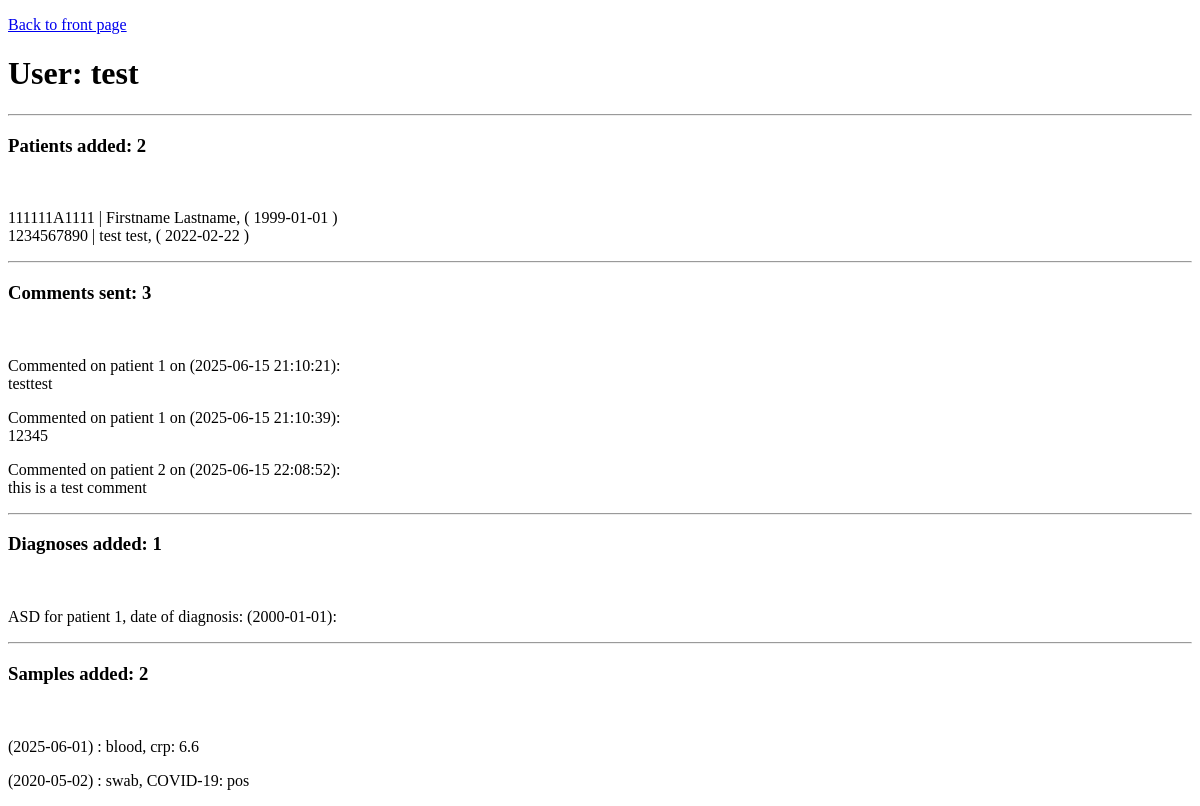
/users/1 (signed in), run on an earlier commit of the app's database.
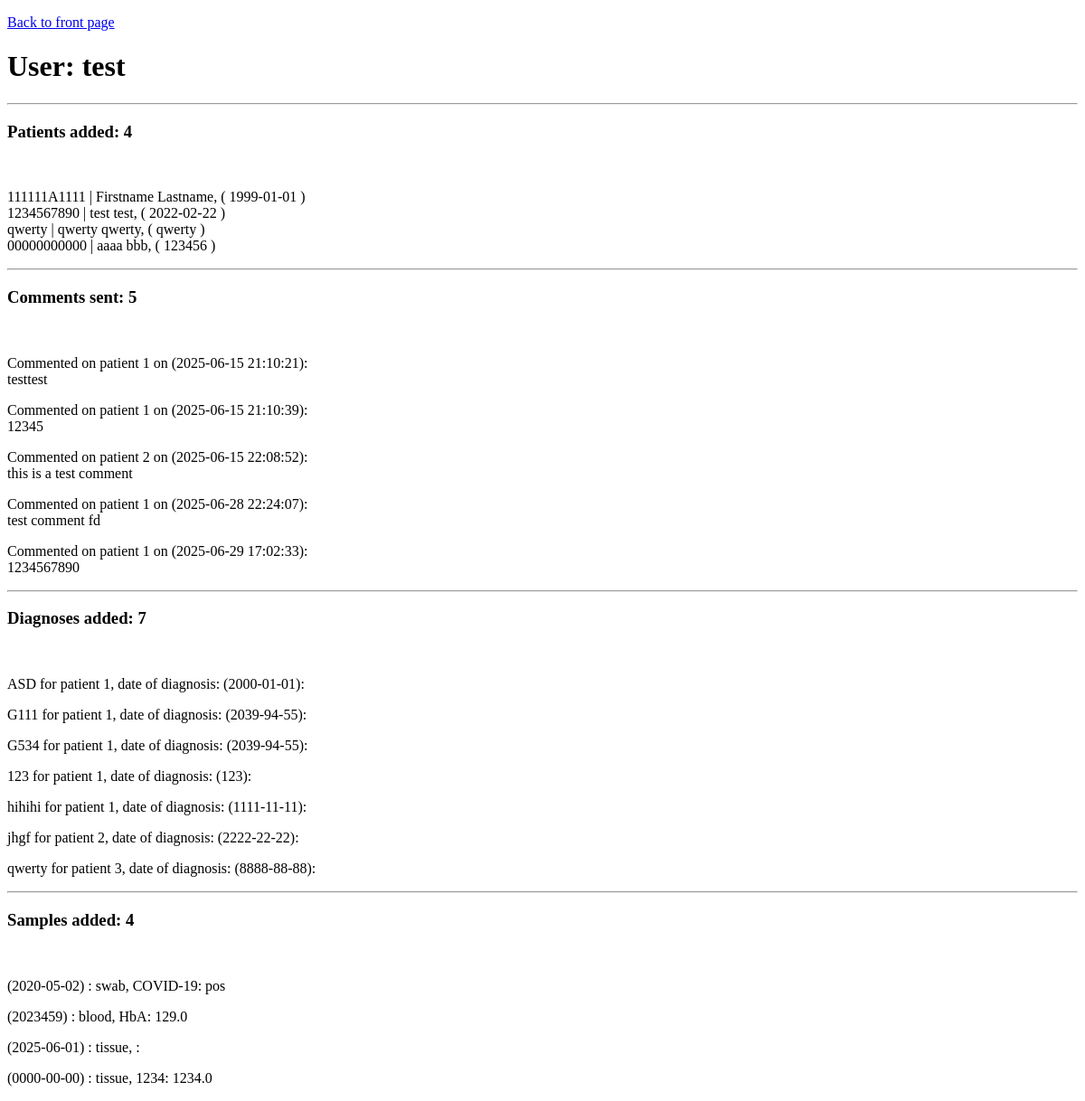
And on a later commit of the database.
### tables this page shows
CREATE TABLE patients (
    id INTEGER PRIMARY KEY,
    firstName TEXT,
    lastName TEXT,
    ssid TEXT UNIQUE,
    dateOfBirth TEXT,
    usersId INTEGER,
    FOREIGN KEY (usersId) REFERENCES users (id)

);

CREATE TABLE comments (
    id INTEGER PRIMARY KEY,
    usersId INTEGER,
    patientsId INTEGER,
    content TEXT,
    commentDate TEXT,
    FOREIGN KEY (usersId) REFERENCES users (id),
    FOREIGN KEY (patientsId) REFERENCES patients (id)
);

CREATE TABLE diagnoses (
    id INTEGER PRIMARY KEY,
    patientsId INTEGER,
    icd11 TEXT,
    diagnosisDate TEXT, 
    usersId INTEGER,
    FOREIGN KEY (patientsId) REFERENCES patients (id),
    FOREIGN KEY (usersId) REFERENCES users (id)
);

CREATE TABLE samples (
    id INTEGER PRIMARY KEY,
    patientsId INTEGER,
    sampleType TEXT,
    sampleMeasurement TEXT,
    sampleValue FLOAT,
    sampleDate TEXT,
    usersId INTEGER,
    FOREIGN KEY (patientsId) REFERENCES patients (id),
    FOREIGN KEY (usersId) REFERENCES users (id)
);

### app.py (the view)
@app.route("/users/<int:userid>")
def showUser(userid):
    requireLogin()
    user = controller.getUsers(userid)
    patients= controller.getUserPatients(userid)
    diagnoses= controller.getUserDiagnoses(userid)
    samples= controller.getUserSamples(userid)
    comments= controller.getUserComments(userid)
    if not user:
        flash("Error: user not found")
    return render_template("user_info.html", user=user[0], userPatients=patients, userDiagnoses= diagnoses, userSamples= samples, userComments= comments)

### app.py (called while the page is built)
def requireLogin():
    if "userid" not in session:
        abort(403)

### controller.py (called while the page is built)
def getUsers(usersId=None):
    if (usersId is not None):
        query= "SELECT id, username, passwordHashed FROM users WHERE id = ?"
        return db.query(query, [usersId])
    else:
        query= "SELECT id, username, passwordHashed FROM users"
        return db.query(query)

def getUserPatients(usersId):
    query= "SELECT id, firstName, lastName, ssid, dateOfBirth, usersId FROM patients WHERE usersId = ?"
    return db.query(query, [usersId])

def getUserDiagnoses(usersId):
    query= "SELECT id, patientsId, icd11, diagnosisDate, usersId FROM diagnoses WHERE usersId = ?"
    return db.query(query, [usersId])

def getUserSamples(usersId):
    query= """SELECT samples.id, samples.patientsId, samples.sampleType, samples.sampleMeasurement, samples.sampleValue,
                samples.sampleDate, samples.usersId, users.username
                FROM samples
                JOIN users ON samples.usersId = users.id
                WHERE samples.usersId = ?"""
    return db.query(query, [usersId])

### templates/user_info.html (shortened to what this page needs)
<!DOCTYPE html>
<html>
<head>
</head>
<body>
    <p>
        <a href="/"> Back to front page </a>
    </p>
    <h1>User: {{user.username}}</h1>
    <hr>
    <h3>Patients added: {{userPatients | count}} </h3>
    <br>
    <p>
    {% for patient in userPatients %}
        {{patient.ssid}} | {{patient.firstName}} {{patient.lastName}}, ( {{patient.dateOfBirth}} )
        <br>
    {% endfor %}
    </p>
    <hr>
    <h3>Comments sent: {{userComments | count}} </h3>
<br>
    {% for comment in userComments %}
        <p>
        Commented on patient {{ comment.patientsId }} on ({{ comment.commentDate }}):
        <br>
            {{comment.content}}
        <br>
        </p>
    {% endfor %}
    <hr>
    <h3>Diagnoses added: {{userDiagnoses | count}} </h3>
    <br>
    <p>
        {% for diagnosis in userDiagnoses %}
            {{ diagnosis.icd11 }} for patient {{diagnosis.patientsId}}, date of diagnosis: ({{ diagnosis.diagnosisDate }}):
            <br>
    </p>
        {% endfor %}
        <hr>
        <h3>Samples added: {{userSamples | count}}</h3>
        <br>
        {% for sample in userSamples %}
            <p>
            ({{sample.sampleDate }}) : {{sample.sampleType}},
            {{sample.sampleMeasurement}}: {{sample.sampleValue}}
            </p>
        {% endfor %}
</body>
</html>

What changed in the data, as far as the page shows it:
removed samples: sampleDate "2025-06-01", sampleType "blood", sampleMeasurement "crp", sampleValue "6.6"
added patients: ssid "qwerty", firstName "qwerty", lastName "qwerty", dateOfBirth "qwerty"
added patients: ssid "00000000000", firstName "aaaa", lastName "bbb", dateOfBirth "123456"
added comments: patientsId "1", commentDate "2025-06-28 22:24:07", content "test comment fd"
added comments: patientsId "1", commentDate "2025-06-29 17:02:33", content "1234567890"
added diagnoses: icd11 "G111", patientsId "1", diagnosisDate "2039-94-55"
added diagnoses: icd11 "G534", patientsId "1", diagnosisDate "2039-94-55"
added diagnoses: icd11 "123", patientsId "1", diagnosisDate "123"
added diagnoses: icd11 "hihihi", patientsId "1", diagnosisDate "1111-11-11"
added diagnoses: icd11 "jhgf", patientsId "2", diagnosisDate "2222-22-22"
added diagnoses: icd11 "qwerty", patientsId "3", diagnosisDate "8888-88-88"
added samples: sampleDate "2023459", sampleType "blood", sampleMeasurement "HbA", sampleValue "129.0"
added samples: sampleDate "2025-06-01", sampleType "tissue"
added samples: sampleDate "0000-00-00", sampleType "tissue", sampleMeasurement "1234", sampleValue "1234.0"
Also different on the page:
{{ userPatients | count }}: "2" → "4"
{{ userComments | count }}: "3" → "5"
{{ userDiagnoses | count }}: "1" → "7"
{{ userSamples | count }}: "2" → "4"
